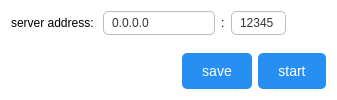
         <widget class="QWidget" name="client_page">
          <property name="styleSheet">
           <string notr="true">QWidget {
	background-color: transparent;
}
/* 默认状态 */
QLineEdit {
    background-color: #FFFFFF; /* 白色背景 */
    color: #333333; /* 深灰色文字 */
    border: 1px solid #BDBDBD; /* 浅灰色边框 */
    border-radius: 5px; /* 圆角 */
    padding: 3px 6px; /* 内边距 */
    font-size: 12px; /* 字体大小 */
	text-align: center; /* 文本居中对齐 */
}

/* 悬停状态 */
QLineEdit:hover {
    border: 1px solid #2196F3; /* 蓝色边框 */
    background-color: #F5F5F5; /* 稍浅的背景 */
}

/* 聚焦状态 */
QLineEdit:focus {
    border: 2px solid #2196F3; /* 更粗的蓝色边框 */
    background-color: #FFFFFF; /* 白色背景 */
    padding: 2px 5px; /* 微调内边距以适应更粗的边框 */
}

/* 禁用状态 */
QLineEdit:disabled {
    background-color: #EEEEEE; /* 浅灰色背景 */
    color: #A0A0A0; /* 更浅的灰色文字 */
    border: 1px solid #DADADA; /* 更浅的灰色边框 */
}
/* 默认状态 */
QSpinBox {
    background-color: #FFFFFF; /* 白色背景 */
    color: #333333; /* 深灰色文字 */
    border: 1px solid #BDBDBD; /* 浅灰色边框 */
    border-radius: 5px; /* 圆角 */
    padding: 3px 6px; /* 内边距 */
    font-size: 12px; /* 字体大小 */
	text-align: center; /* 文本居中对齐 */
}

/* 悬停状态 */
QSpinBox:hover {
    border: 1px solid #2196F3; /* 蓝色边框 */
    background-color: #F5F5F5; /* 稍浅的背景 */
}

/* 聚焦状态 */
QSpinBox:focus {
    border: 2px solid #2196F3; /* 更粗的蓝色边框 */
    background-color: #FFFFFF; /* 白色背景 */
    padding: 2px 5px; /* 微调内边距以适应更粗的边框 */
}

/* 禁用状态 */
QSpinBox:disabled {
    background-color: #EEEEEE; /* 浅灰色背景 */
    color: #A0A0A0; /* 更浅的灰色文字 */
    border: 1px solid #DADADA; /* 更浅的灰色边框 */
}
QSpinBox::up-button {
    subcontrol-origin: border;
    subcontrol-position: top right; /* position at the top right corner */

    width: 0px; /* 16 + 2*1px border-width = 15px padding + 3px parent border */
    border-width: 0px;
}
QSpinBox::up-arrow {
    width: 1px;
    height: 1px;
}
QSpinBox::down-button {
    subcontrol-origin: border;
    subcontrol-position: bottom right; /* position at bottom right corner */

    width: 0px;
    border-width: 0px;
    border-top-width: 0;
}
QSpinBox::down-arrow {
    width: 1px;
    height: 1px;
}
/* 默认状态 */
QPushButton {
    background-color: #288ff2; /* 蓝色背景 */
    color: white; /* 白色文字 */
    border: none; /* 无边框 */
    padding: 10px 20px; /* 内边距 */
    border-radius: 5px; /* 圆角 */
    font-size: 14px; /* 字体大小 */
}

/* 悬停状态 */
QPushButton:hover {
    background-color: #1E88E5; /* 稍深的蓝色 */
    color: white;
    border: 1px solid #1976D2; /* 添加边框以突出显示 */
}

/* 按下状态 */
QPushButton:pressed {
    background-color: #1565C0; /* 更深的蓝色 */
    color: white;
    padding-left: 22px; /* 微调内边距，模拟按下的视觉效果 */
    padding-top: 12px;
}

/* 禁用状态 */
QPushButton:disabled {
    background-color: #BDBDBD; /* 灰色背景 */
    color: #616161; /* 深灰色文字 */
    border: none;
}</string>
          </property>
          <layout class="QVBoxLayout" name="verticalLayout_5">
           <item>
            <layout class="QHBoxLayout" name="horizontalLayout_5">
             <item>
              <widget class="QLabel" name="label_5">
               <property name="text">
                <string>server address: </string>
               </property>
              </widget>
             </item>
             <item>
              <widget class="QLineEdit" name="client_ip_edit">
               <property name="sizePolicy">
                <sizepolicy hsizetype="Expanding" vsizetype="Fixed">
                 <horstretch>0</horstretch>
                 <verstretch>0</verstretch>
                </sizepolicy>
               </property>
               <property name="maximumSize">
                <size>
                 <width>112</width>
                 <height>16777215</height>
                </size>
               </property>
               <property name="text">
                <string>0.0.0.0</string>
               </property>
              </widget>
             </item>
             <item>
              <widget class="QLabel" name="label_6">
               <property name="text">
                <string>:</string>
               </property>
              </widget>
             </item>
             <item>
              <widget class="QSpinBox" name="client_port_edit">
               <property name="minimumSize">
                <size>
                 <width>55</width>
                 <height>0</height>
                </size>
               </property>
               <property name="maximum">
                <number>65535</number>
               </property>
               <property name="value">
                <number>12345</number>
               </property>
              </widget>
             </item>
             <item>
              <spacer name="horizontalSpacer_4">
               <property name="orientation">
                <enum>Qt::Horizontal</enum>
               </property>
               <property name="sizeHint" stdset="0">
                <size>
                 <width>40</width>
                 <height>20</height>
                </size>
               </property>
              </spacer>
             </item>
            </layout>
           </item>
           <item>
            <widget class="QWidget" name="widget_2" native="true">
             <property name="sizePolicy">
              <sizepolicy hsizetype="Preferred" vsizetype="Expanding">
               <horstretch>0</horstretch>
               <verstretch>0</verstretch>
              </sizepolicy>
             </property>
            </widget>
           </item>
           <item>
            <layout class="QHBoxLayout" name="horizontalLayout_6">
             <property name="topMargin">
              <number>0</number>
             </property>
             <item>
              <spacer name="horizontalSpacer_5">
               <property name="orientation">
                <enum>Qt::Horizontal</enum>
               </property>
               <property name="sizeHint" stdset="0">
                <size>
                 <width>40</width>
                 <height>20</height>
                </size>
               </property>
              </spacer>
             </item>
             <item>
              <widget class="QPushButton" name="client_config_button">
               <property name="text">
                <string>save</string>
               </property>
              </widget>
             </item>
             <item>
              <widget class="QPushButton" name="client_start_button">
               <property name="text">
                <string>start</string>
               </property>
              </widget>
             </item>
            </layout>
           </item>
          </layout>
         </widget>
